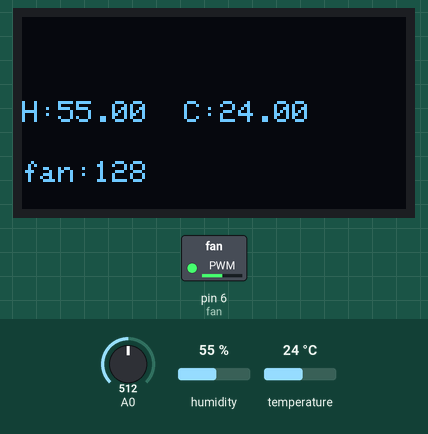
The sketch below on a simulated Arduino Uno, built with avr-gcc and run on an emulated ATmega328P. On the bench: 128×64 one-colour display, switched loads named in the sketch (green lamp = pin HIGH). The test bench sets the inputs (shaded band); at power-on: A0 = 512, humidity 55 %, temperature 24 °C.

Above: at 4.2 s.
4.3 s: A0 set to 528
At 5.5 s:
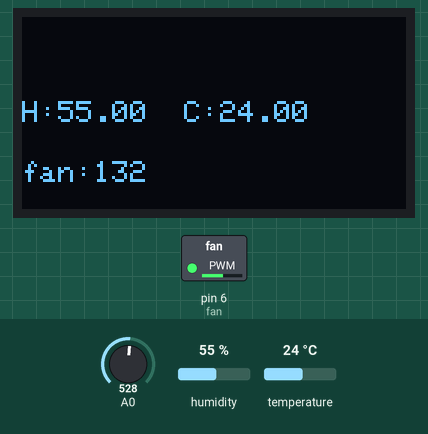
5.8 s: A0 set to 900
At 6.9 s:
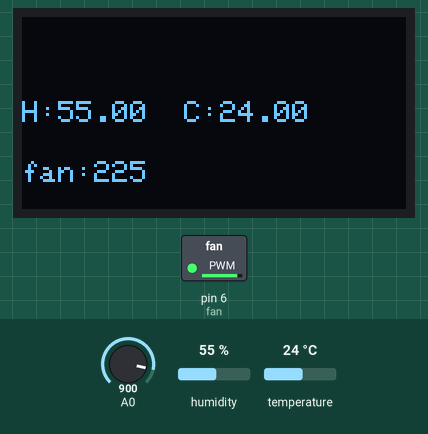
7.3 s: A0 set to 122
At 8.1 s:
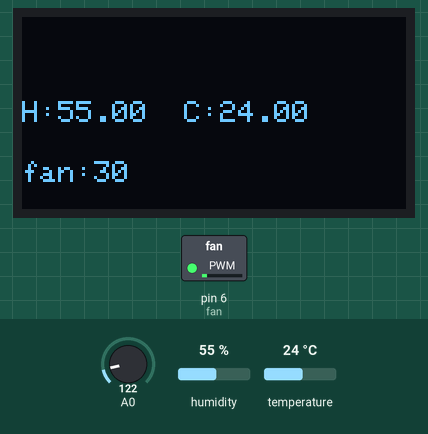
8.8 s: humidity set to 22 %
At 9.1 s:
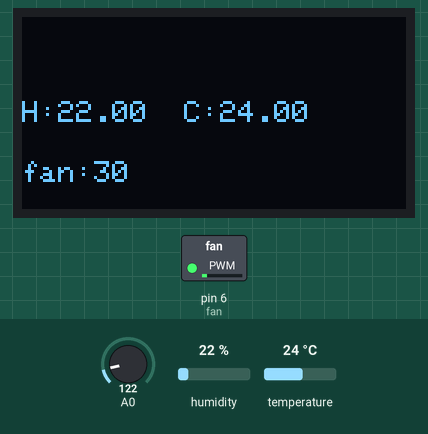
10.3 s: temperature set to 12 °C
At 11.4 s:
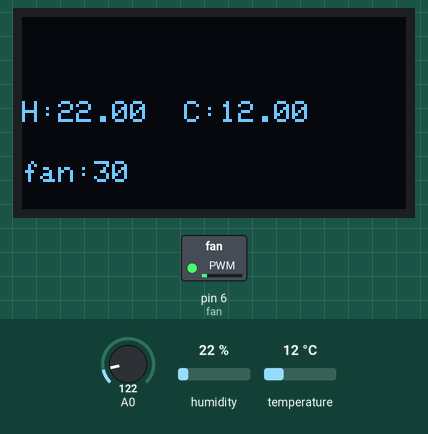
11.8 s: A0 set to 0
At 12.5 s:
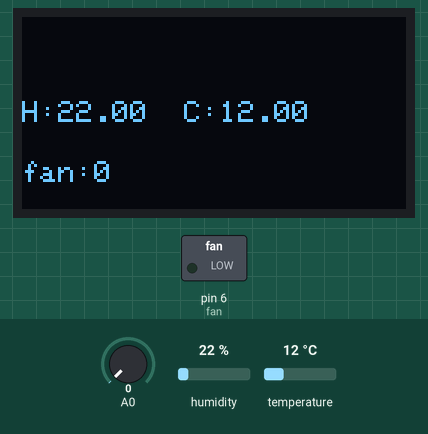
Timing chart, 0 to 14.3 s (numbered marks = the images above; inputs shaded):
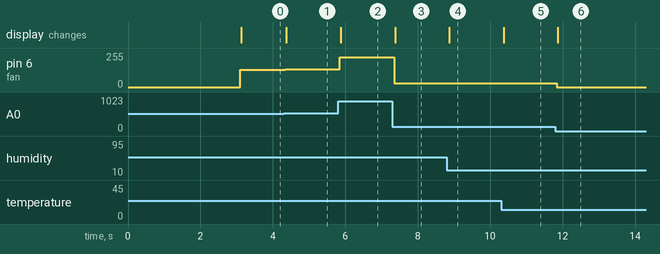

Measured:
- the behaviour switches between 515 and 516 on A0 (found by bisection; images 0 and 1)
- after the input at 4.3 s, pin 6 (fan): 128/255 → 132/255 at once; the display: changes after 0.07 s (image 1)
- after the input at 5.8 s, pin 6 (fan): 132/255 → 225/255 after 0.05 s; the display: changes after 0.07 s (image 2)
- after the input at 7.3 s, pin 6 (fan): 225/255 → 30/255 after 0.05 s; the display: changes after 0.08 s (image 3)
- after the input at 8.8 s, the display: changes after 0.07 s (image 4)
- after the input at 10.3 s, the display: changes after 0.07 s (image 5)
- after the input at 11.8 s, pin 6 (fan): 30/255 → 0/255 at once; the display: changes after 0.07 s (image 6)

The sketch:

fanOLED-SPI-SSD1306.ino
```cpp
#include <SPI.h>
#include <Wire.h>
#include <Adafruit_GFX.h>
#include <Adafruit_SSD1306.h>
#include <Arduino.h>
const int fan = 6;
int in ;
String inany ;
#include <dht.h>
#define dht_dpin 8 //定義訊號要從Pin 8 進來
dht DHT;
String th;
#define SCREEN_WIDTH 128 // OLED display width, in pixels
#define SCREEN_HEIGHT 64 // OLED display height, in pixels
#define OLED_MOSI   9//SDA
#define OLED_CLK   10//SCL
#define OLED_DC    11
#define OLED_CS    12
#define OLED_RESET 13
Adafruit_SSD1306 display(SCREEN_WIDTH, SCREEN_HEIGHT,
  OLED_MOSI, OLED_CLK, OLED_DC, OLED_RESET, OLED_CS);

#define LOGO_HEIGHT   64
#define LOGO_WIDTH   128
static const unsigned char PROGMEM logo_bmp[] =
{ B00000000,B00000000,B00000000,B00000000,B00000000,B00000000,B00000000,B00000000,B00000000,B00000000,B00000000,B00000000,B00000000,B00000000,B00000000,B00000000,
  B00000000,B00000000,B00000000,B00000000,B00000000,B00000000,B00000000,B00000000,B00000000,B00000000,B00000000,B00000000,B00000000,B00000000,B00000000,B00000000,
  B00000000,B00000000,B00000000,B00000000,B00000000,B11111111,B00000000,B00000000,B00000000,B00000000,B00000000,B00000000,B00000000,B00000000,B00000000,B00000000,
  B00000000,B00000000,B00000000,B00000000,B00000000,B11111111,B00000000,B00000000,B00000000,B00000000,B00000000,B00000000,B00000000,B00000000,B00000000,B00000000,
  B00000000,B00000000,B00000000,B00000000,B00000000,B11111111,B00000000,B00000000,B00000000,B00000000,B00000000,B00000000,B00000000,B00000000,B00000000,B00000000,
  B00000000,B00000000,B00000000,B00000000,B00000001,B11111111,B10000000,B00000000,B00000000,B00000000,B00000000,B00000000,B00000000,B00000000,B00000000,B00000000,
  B00000000,B00000000,B00000000,B00001110,B00000001,B11111111,B10000000,B01110000,B00000000,B00000000,B00000000,B00000000,B00000000,B00000000,B00000000,B00000000,
  B00000000,B00000000,B00000000,B00011111,B00000111,B11111111,B11100000,B11111000,B00000000,B00000000,B01111111,B11111110,B00000000,B00000000,B00000000,B00000000,
  B00000000,B00000000,B00000000,B01111111,B10111111,B11111111,B11111101,B11111110,B00000000,B00000011,B11111111,B11111111,B11000000,B00000000,B00000000,B00000000,
  B00000000,B00000000,B00000000,B11111111,B11111111,B11111111,B11111111,B11111111,B00000000,B00001111,B11111111,B11111111,B11110000,B00000000,B00000000,B00000000,
  B00000000,B00000000,B00000000,B11111111,B11111111,B11111111,B11111111,B11111111,B00000000,B00111111,B11111111,B11111111,B11111100,B00000000,B00000000,B00000000,
  B00000000,B00000000,B00000000,B11111111,B11111111,B11111111,B11111111,B11111111,B00000000,B01111111,B11111111,B11111111,B11111110,B00000000,B00000000,B00000000,
  B00000000,B00000000,B00000000,B11111111,B11111111,B11111111,B11111111,B11111111,B00000001,B11111111,B11111111,B11111111,B11111111,B10000000,B00000000,B00000000,
  B00000000,B00000000,B00000000,B01111111,B11111111,B11111111,B11111111,B11111110,B00000011,B11111111,B11111111,B11111111,B11111111,B11000000,B00000000,B00000000,
  B00000000,B00000000,B00000000,B01111111,B11111110,B00000000,B01111111,B11111110,B00000111,B11111111,B11100000,B00000111,B11111111,B11100000,B00000000,B00000000,
  B00000000,B00000000,B00000000,B11111111,B11110000,B00000000,B00001111,B11111111,B00001111,B11111111,B00000000,B00000000,B11111111,B11110000,B00000000,B00000000,
  B00000000,B00000000,B00000000,B11111111,B11100000,B00000000,B00000011,B11111111,B00001111,B11111110,B00000000,B00000000,B01111111,B11110000,B00000000,B00000000,
  B00000000,B00000000,B00000001,B11111111,B10000000,B00000000,B00000001,B11111111,B10011111,B11111000,B00000011,B10000000,B00011111,B11111000,B00000000,B00000000,
  B00000000,B00000000,B00000011,B11111111,B00001000,B00000000,B00000000,B11111111,B10111111,B11110000,B01111111,B11111100,B00001111,B11111100,B00000000,B00000000,
  B00000000,B00000000,B00000011,B11111110,B00001111,B11111111,B11111000,B01111111,B10111111,B11100011,B11111111,B11111110,B00000111,B11111100,B00000000,B00000000,
  B00000000,B00000000,B11111111,B11111100,B00001111,B11111111,B11110000,B00111111,B01111111,B11000011,B11111111,B11111111,B10000011,B11111110,B00000000,B00000000,
  B00000000,B00000000,B11111111,B11111000,B00001111,B11111111,B11110000,B00011111,B01111111,B10000001,B11111111,B11111111,B11000001,B11111110,B00000000,B00000000,
  B00000000,B00000001,B11111111,B11110000,B00001111,B11111111,B11100000,B00001110,B11111111,B00000001,B11111111,B11111111,B11100000,B11111111,B00000000,B00000000,
  B00000000,B00000001,B11111111,B11110000,B00011111,B11111111,B11100000,B00001110,B11111111,B00000000,B11111111,B11111111,B11110000,B11111111,B00000000,B00000000,
  B00000000,B00000001,B11111111,B11100000,B00011111,B11111111,B11100000,B00000000,B11111110,B00000000,B11100000,B00011111,B11110000,B01111111,B10000000,B00000000,
  B00000000,B00000001,B11111111,B11100000,B00000000,B00011111,B11000000,B00000001,B11111110,B00000000,B01000000,B00000111,B11111000,B01111111,B10000000,B00000000,
  B00000000,B00000001,B11111111,B11000000,B00000000,B00111111,B11000000,B00000001,B11111100,B00000000,B00000000,B00000011,B11111000,B00111111,B10000000,B00000000,
  B00000000,B00000000,B11111111,B11000000,B00000000,B00111111,B10000000,B00000001,B11111100,B00000000,B00001111,B00000011,B11111000,B00111111,B10000000,B00000000,
  B00000000,B00000000,B00111111,B11000000,B00000000,B00111111,B11000000,B00000001,B11111100,B00000000,B11111111,B00000001,B11111100,B00111111,B10000000,B00000000,
  B00000000,B00000000,B00011111,B11000000,B00000000,B01111111,B11110000,B00000001,B11111100,B00000000,B01111111,B00000001,B11111100,B00111111,B10000000,B00000000,
  B00000000,B00000000,B00011111,B11000000,B00000000,B01111111,B11111000,B00000001,B11111100,B00000000,B01111111,B00000001,B11111100,B00111111,B10000000,B00000000,
  B00000000,B00000000,B00011111,B11000000,B00000000,B11111111,B11111100,B00000001,B11111100,B00000000,B01111111,B00000001,B11111100,B00111111,B10000000,B00000000,
  B00000000,B00000000,B00011111,B11000000,B00000000,B01111111,B11111110,B00000001,B11111100,B00000000,B01111111,B00000001,B11111100,B00111111,B10000000,B00000000,
  B00000000,B00000000,B00011111,B11000000,B00000000,B00000001,B11111110,B00000001,B11111000,B00000000,B01111111,B00000001,B11111100,B00111111,B10000000,B00000000,
  B00000000,B00000000,B00011111,B11000000,B00000000,B00000000,B11111110,B00000011,B11111000,B00000000,B01111111,B00000001,B11111100,B00111111,B10000000,B00000000,
  B00000000,B00000000,B00111111,B11000000,B00000000,B00000000,B01111110,B00000011,B11111000,B00000000,B01111111,B00000001,B11111000,B00111111,B10000000,B00000000,
  B00000000,B00000000,B11111111,B11000000,B00000000,B00000000,B01111110,B00000011,B11111000,B00000000,B01111111,B00000011,B11111000,B00111111,B10000000,B00000000,
  B00000000,B00000001,B11111111,B11000000,B00000000,B00000000,B01111111,B00000011,B11111000,B00000000,B01111111,B00000111,B11111000,B00111111,B10000000,B00000000,
  B00000000,B00000001,B11111111,B11100000,B00000010,B00000000,B01111110,B00000111,B11111000,B00000000,B01111111,B00000111,B11110000,B01111111,B10000000,B00000000,
  B00000000,B00000001,B11111111,B11100000,B00000110,B00000000,B11111110,B00000111,B11111000,B00000000,B01111111,B00011111,B11110000,B01111111,B10000000,B00000000,
  B00000000,B00000001,B11111111,B11110000,B00000111,B10000001,B11111110,B00001111,B11110111,B00000000,B01111111,B11111111,B11100000,B11111111,B00000000,B00000000,
  B00000000,B00000001,B11111111,B11110000,B00001111,B11111111,B11111110,B00001111,B11110111,B00000000,B01111111,B11111111,B11100000,B11111111,B00000000,B00000000,
  B00000000,B00000000,B11111111,B11111000,B00001111,B11111111,B11111100,B00011111,B11100111,B10000000,B01111111,B11111111,B11000001,B11111110,B00000000,B00000000,
  B00000000,B00000000,B11111111,B11111100,B00011111,B11111111,B11111100,B00111111,B11101111,B11000000,B01111111,B11111111,B10000011,B11111110,B00000000,B00000000,
  B00000000,B00000000,B01110111,B11111110,B00011111,B11111111,B11111000,B00111111,B11001111,B11100000,B01111111,B11111110,B00000111,B11111110,B00000000,B00000000,
  B00000000,B00000000,B00000011,B11111111,B00001111,B11111111,B11110000,B11111111,B11011111,B11110000,B11111111,B11111000,B00001111,B11111100,B00000000,B00000000,
  B00000000,B00000000,B00000001,B11111111,B10000011,B11111111,B11000001,B11111111,B10011111,B11111000,B11111111,B00000000,B00011111,B11111000,B00000000,B00000000,
  B00000000,B00000000,B00000001,B11111111,B11000000,B00111110,B00000011,B11111111,B10011111,B11111100,B00000000,B00000000,B00111111,B11111000,B00000000,B00000000,
  B00000000,B00000000,B00000000,B11111111,B11110000,B00000000,B00001111,B11111111,B00001111,B11111111,B00000000,B00000000,B11111111,B11110000,B00000000,B00000000,
  B00000000,B00000000,B00000000,B01111111,B11111110,B00000000,B00111111,B11111110,B00000111,B11111111,B11000000,B00000011,B11111111,B11100000,B00000000,B00000000,
  B00000000,B00000000,B00000000,B01111111,B11111111,B11000011,B11111111,B11111110,B00000011,B11111111,B11111100,B00111111,B11111111,B11000000,B00000000,B00000000,
  B00000000,B00000000,B00000000,B11111111,B11111111,B11111111,B11111111,B11111111,B00000001,B11111111,B11111111,B11111111,B11111111,B10000000,B00000000,B00000000,
  B00000000,B00000000,B00000000,B11111111,B11111111,B11111111,B11111111,B11111111,B00000000,B01111111,B11111111,B11111111,B11111111,B00000000,B00000000,B00000000,
  B00000000,B00000000,B00000000,B11111111,B11111111,B11111111,B11111111,B11111111,B00000000,B00111111,B11111111,B11111111,B11111100,B00000000,B00000000,B00000000,
  B00000000,B00000000,B00000000,B11111111,B11111111,B11111111,B11111111,B11111111,B00000000,B00001111,B11111111,B11111111,B11110000,B00000000,B00000000,B00000000,
  B00000000,B00000000,B00000000,B01111111,B10111111,B11111111,B11111111,B11111110,B00000000,B00000111,B11111111,B11111111,B11100000,B00000000,B00000000,B00000000,
  B00000000,B00000000,B00000000,B00111111,B00000111,B11111111,B11100000,B11111000,B00000000,B00000000,B01111111,B11111110,B00000000,B00000000,B00000000,B00000000,
  B00000000,B00000000,B00000000,B00001110,B00000001,B11111111,B10000000,B01110000,B00000000,B00000000,B00000011,B11000000,B00000000,B00000000,B00000000,B00000000,
  B00000000,B00000000,B00000000,B00000000,B00000001,B11111111,B10000000,B00000000,B00000000,B00000000,B00000000,B00000000,B00000000,B00000000,B00000000,B00000000,
  B00000000,B00000000,B00000000,B00000000,B00000000,B11111111,B00000000,B00000000,B00000000,B00000000,B00000000,B00000000,B00000000,B00000000,B00000000,B00000000,
  B00000000,B00000000,B00000000,B00000000,B00000000,B11111111,B00000000,B00000000,B00000000,B00000000,B00000000,B00000000,B00000000,B00000000,B00000000,B00000000,
  B00000000,B00000000,B00000000,B00000000,B00000000,B11111111,B00000000,B00000000,B00000000,B00000000,B00000000,B00000000,B00000000,B00000000,B00000000,B00000000,
  B00000000,B00000000,B00000000,B00000000,B00000000,B00000000,B00000000,B00000000,B00000000,B00000000,B00000000,B00000000,B00000000,B00000000,B00000000,B00000000,
  B00000000,B00000000,B00000000,B00000000,B00000000,B00000000,B00000000,B00000000,B00000000,B00000000,B00000000,B00000000,B00000000,B00000000,B00000000,B00000000
 };
void setup()
{
Serial.begin(9600);
display.begin(9600);
display.clearDisplay();
display.drawBitmap(0,0, logo_bmp, SCREEN_WIDTH, SCREEN_HEIGHT, WHITE);
display.display();
delay(3000);
display.clearDisplay();
pinMode(fan, OUTPUT);
pinMode(in , INPUT);
}

void loop(){
  DHT.read11(dht_dpin);
  th=("H:"+String(DHT.humidity)+"  C:"+String(DHT.temperature));
  in=analogRead(A0);
  analogWrite(fan,in/4);
  inany=("fan:"+String(in/4));
  display.clearDisplay();
  display.setTextSize(1);             // Normal 1:1 pixel scale
  display.setTextColor(WHITE);        // Draw white text
  display.setCursor(0,28);             // Start at top-left corner
  display.println(th);
  display.setTextSize(1);             // Normal 1:1 pixel scale
  display.setTextColor(WHITE);        // Draw white text
  display.setCursor(0,48);             // Start at top-left corner
  display.println(inany);
  display.display();
  delay(10);
  }
```
